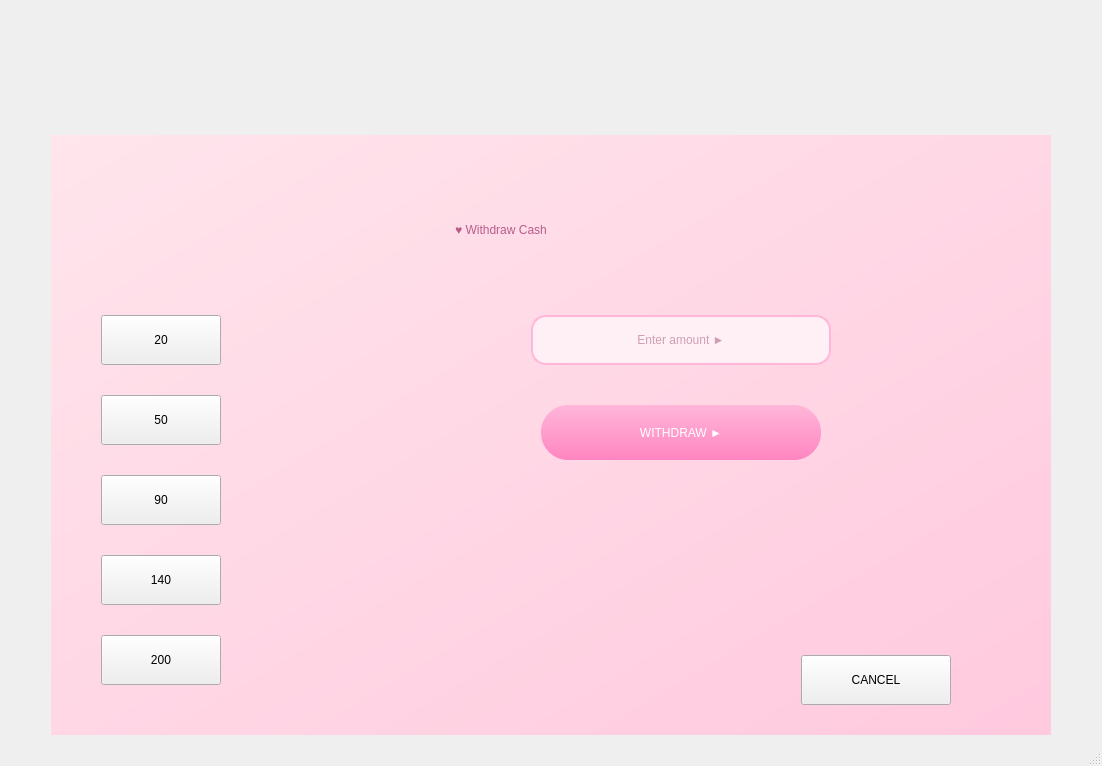
<?xml version="1.0" encoding="UTF-8"?>
<ui version="4.0">
 <class>MainWindow</class>
 <widget class="QMainWindow" name="MainWindow">
  <property name="geometry">
   <rect>
    <x>0</x>
    <y>0</y>
    <width>1102</width>
    <height>766</height>
   </rect>
  </property>
  <property name="minimumSize">
   <size>
    <width>800</width>
    <height>600</height>
   </size>
  </property>
  <property name="windowTitle">
   <string>MainWindow</string>
  </property>
  <widget class="QWidget" name="centralwidget">
   <property name="styleSheet">
    <string notr="true"/>
   </property>
   <layout class="QGridLayout" name="gridLayout_4">
    <item row="4" column="1">
     <spacer name="verticalSpacer_6">
      <property name="orientation">
       <enum>Qt::Orientation::Vertical</enum>
      </property>
      <property name="sizeHint" stdset="0">
       <size>
        <width>20</width>
        <height>40</height>
       </size>
      </property>
     </spacer>
    </item>
    <item row="5" column="1">
     <widget class="QStackedWidget" name="stackedWidget">
      <property name="enabled">
       <bool>true</bool>
      </property>
      <property name="sizePolicy">
       <sizepolicy hsizetype="Maximum" vsizetype="Fixed">
        <horstretch>0</horstretch>
        <verstretch>0</verstretch>
       </sizepolicy>
      </property>
      <property name="minimumSize">
       <size>
        <width>1000</width>
        <height>600</height>
       </size>
      </property>
      <property name="styleSheet">
       <string notr="true">QStackedWidget {
    background: transparent;
}</string>
      </property>
      <property name="currentIndex">
       <number>5</number>
      </property>
      <widget class="QWidget" name="InsertCard">
       <layout class="QGridLayout" name="gridLayout_5">
        <item row="4" column="0">
         <widget class="QPushButton" name="insertCardButton">
          <property name="minimumSize">
           <size>
            <width>0</width>
            <height>120</height>
           </size>
          </property>
          <property name="text">
           <string>Enter</string>
          </property>
         </widget>
        </item>
        <item row="0" column="0">
         <spacer name="verticalSpacer_2">
          <property name="orientation">
           <enum>Qt::Orientation::Vertical</enum>
          </property>
          <property name="sizeType">
           <enum>QSizePolicy::Policy::Fixed</enum>
          </property>
          <property name="sizeHint" stdset="0">
           <size>
            <width>40</width>
            <height>160</height>
           </size>
          </property>
         </spacer>
        </item>
        <item row="2" column="0">
         <widget class="QLabel" name="label_10">
          <property name="text">
           <string>Enter your account number</string>
          </property>
          <property name="alignment">
           <set>Qt::AlignmentFlag::AlignCenter</set>
          </property>
         </widget>
        </item>
        <item row="3" column="0">
         <widget class="QLineEdit" name="CardNumberEdit">
          <property name="minimumSize">
           <size>
            <width>0</width>
            <height>0</height>
           </size>
          </property>
          <property name="maximumSize">
           <size>
            <width>360</width>
            <height>120</height>
           </size>
          </property>
          <property name="alignment">
           <set>Qt::AlignmentFlag::AlignCenter</set>
          </property>
         </widget>
        </item>
        <item row="5" column="0">
         <spacer name="verticalSpacer_3">
          <property name="orientation">
           <enum>Qt::Orientation::Vertical</enum>
          </property>
          <property name="sizeHint" stdset="0">
           <size>
            <width>20</width>
            <height>40</height>
           </size>
          </property>
         </spacer>
        </item>
       </layout>
      </widget>
      <widget class="QWidget" name="PIN">
       <layout class="QGridLayout" name="gridLayout_6">
        <item row="8" column="0">
         <widget class="QLineEdit" name="pinNumberEdit">
          <property name="sizePolicy">
           <sizepolicy hsizetype="Fixed" vsizetype="Fixed">
            <horstretch>0</horstretch>
            <verstretch>0</verstretch>
           </sizepolicy>
          </property>
          <property name="minimumSize">
           <size>
            <width>360</width>
            <height>0</height>
           </size>
          </property>
          <property name="alignment">
           <set>Qt::AlignmentFlag::AlignCenter</set>
          </property>
         </widget>
        </item>
        <item row="2" column="0">
         <spacer name="verticalSpacer_5">
          <property name="orientation">
           <enum>Qt::Orientation::Vertical</enum>
          </property>
          <property name="sizeHint" stdset="0">
           <size>
            <width>20</width>
            <height>40</height>
           </size>
          </property>
         </spacer>
        </item>
        <item row="9" column="0">
         <widget class="QPushButton" name="verifyPinButton">
          <property name="sizePolicy">
           <sizepolicy hsizetype="Fixed" vsizetype="Fixed">
            <horstretch>0</horstretch>
            <verstretch>0</verstretch>
           </sizepolicy>
          </property>
          <property name="minimumSize">
           <size>
            <width>360</width>
            <height>0</height>
           </size>
          </property>
          <property name="text">
           <string>Press to enter PIN</string>
          </property>
         </widget>
        </item>
        <item row="10" column="0">
         <spacer name="verticalSpacer_4">
          <property name="orientation">
           <enum>Qt::Orientation::Vertical</enum>
          </property>
          <property name="sizeHint" stdset="0">
           <size>
            <width>20</width>
            <height>40</height>
           </size>
          </property>
         </spacer>
        </item>
        <item row="4" column="0">
         <layout class="QHBoxLayout" name="horizontalLayout_2">
          <item>
           <widget class="QLabel" name="label_3">
            <property name="text">
             <string>Select card mode</string>
            </property>
            <property name="alignment">
             <set>Qt::AlignmentFlag::AlignCenter</set>
            </property>
           </widget>
          </item>
          <item>
           <widget class="QComboBox" name="pinComboBox">
            <property name="minimumSize">
             <size>
              <width>0</width>
              <height>0</height>
             </size>
            </property>
           </widget>
          </item>
         </layout>
        </item>
        <item row="7" column="0">
         <widget class="QLabel" name="label_2">
          <property name="sizePolicy">
           <sizepolicy hsizetype="Fixed" vsizetype="Fixed">
            <horstretch>0</horstretch>
            <verstretch>0</verstretch>
           </sizepolicy>
          </property>
          <property name="minimumSize">
           <size>
            <width>360</width>
            <height>0</height>
           </size>
          </property>
          <property name="maximumSize">
           <size>
            <width>16777215</width>
            <height>16777215</height>
           </size>
          </property>
          <property name="sizeIncrement">
           <size>
            <width>0</width>
            <height>0</height>
           </size>
          </property>
          <property name="baseSize">
           <size>
            <width>0</width>
            <height>0</height>
           </size>
          </property>
          <property name="text">
           <string>Insert PIN number</string>
          </property>
          <property name="alignment">
           <set>Qt::AlignmentFlag::AlignCenter</set>
          </property>
         </widget>
        </item>
        <item row="3" column="0">
         <widget class="QLabel" name="pinErrorLabel">
          <property name="sizePolicy">
           <sizepolicy hsizetype="Preferred" vsizetype="Fixed">
            <horstretch>0</horstretch>
            <verstretch>0</verstretch>
           </sizepolicy>
          </property>
          <property name="minimumSize">
           <size>
            <width>0</width>
            <height>40</height>
           </size>
          </property>
          <property name="text">
           <string/>
          </property>
          <property name="alignment">
           <set>Qt::AlignmentFlag::AlignCenter</set>
          </property>
         </widget>
        </item>
       </layout>
       <widget class="QLabel" name="errorLabel_2">
        <property name="geometry">
         <rect>
          <x>290</x>
          <y>170</y>
          <width>49</width>
          <height>16</height>
         </rect>
        </property>
        <property name="text">
         <string/>
        </property>
       </widget>
      </widget>
      <widget class="QWidget" name="page">
       <layout class="QGridLayout" name="gridLayout">
        <item row="1" column="0">
         <widget class="QPushButton" name="CheckBalanceButton">
          <property name="sizePolicy">
           <sizepolicy hsizetype="Preferred" vsizetype="Preferred">
            <horstretch>0</horstretch>
            <verstretch>0</verstretch>
           </sizepolicy>
          </property>
          <property name="font">
           <font/>
          </property>
          <property name="styleSheet">
           <string notr="true">QPushButton {
	background-color: #333;
	border-radius: 20px;
}

QPushButton:Hover {
	background-color: #fff;
}</string>
          </property>
          <property name="text">
           <string>Check Balance</string>
          </property>
         </widget>
        </item>
        <item row="1" column="2">
         <widget class="QPushButton" name="pushButton_2">
          <property name="sizePolicy">
           <sizepolicy hsizetype="Preferred" vsizetype="Preferred">
            <horstretch>0</horstretch>
            <verstretch>0</verstretch>
           </sizepolicy>
          </property>
          <property name="font">
           <font>
            <bold>false</bold>
            <strikeout>false</strikeout>
           </font>
          </property>
          <property name="styleSheet">
           <string notr="true">QPushButton {
	background-color: #333;
	border-radius: 20px;
}</string>
          </property>
          <property name="text">
           <string>♥ Withdraw Cash</string>
          </property>
         </widget>
        </item>
        <item row="3" column="0">
         <widget class="QPushButton" name="transactionButton">
          <property name="sizePolicy">
           <sizepolicy hsizetype="Preferred" vsizetype="Preferred">
            <horstretch>0</horstretch>
            <verstretch>0</verstretch>
           </sizepolicy>
          </property>
          <property name="font">
           <font>
            <bold>false</bold>
            <strikeout>false</strikeout>
           </font>
          </property>
          <property name="styleSheet">
           <string notr="true">QPushButton {
	background-color: #333;
	border-radius: 20px;
}</string>
          </property>
          <property name="text">
           <string>Transaction History</string>
          </property>
         </widget>
        </item>
        <item row="3" column="2">
         <widget class="QPushButton" name="logoutButton">
          <property name="sizePolicy">
           <sizepolicy hsizetype="Preferred" vsizetype="Preferred">
            <horstretch>0</horstretch>
            <verstretch>0</verstretch>
           </sizepolicy>
          </property>
          <property name="font">
           <font>
            <bold>false</bold>
            <strikeout>false</strikeout>
           </font>
          </property>
          <property name="styleSheet">
           <string notr="true">QPushButton {
	background-color: #333;
	border-radius: 20px;
}</string>
          </property>
          <property name="text">
           <string>Exit Session</string>
          </property>
         </widget>
        </item>
        <item row="1" column="1">
         <spacer name="horizontalSpacer">
          <property name="orientation">
           <enum>Qt::Orientation::Horizontal</enum>
          </property>
          <property name="sizeType">
           <enum>QSizePolicy::Policy::Fixed</enum>
          </property>
          <property name="sizeHint" stdset="0">
           <size>
            <width>10</width>
            <height>10</height>
           </size>
          </property>
         </spacer>
        </item>
        <item row="2" column="0">
         <spacer name="verticalSpacer">
          <property name="orientation">
           <enum>Qt::Orientation::Vertical</enum>
          </property>
          <property name="sizeType">
           <enum>QSizePolicy::Policy::Fixed</enum>
          </property>
          <property name="sizeHint" stdset="0">
           <size>
            <width>10</width>
            <height>10</height>
           </size>
          </property>
         </spacer>
        </item>
        <item row="0" column="0" colspan="3">
         <widget class="QFrame" name="informationFrame">
          <property name="frameShape">
           <enum>QFrame::Shape::StyledPanel</enum>
          </property>
          <property name="frameShadow">
           <enum>QFrame::Shadow::Raised</enum>
          </property>
          <layout class="QGridLayout" name="gridLayout_3">
           <item row="0" column="2">
            <widget class="QFrame" name="accountFrame">
             <property name="frameShape">
              <enum>QFrame::Shape::StyledPanel</enum>
             </property>
             <property name="frameShadow">
              <enum>QFrame::Shadow::Raised</enum>
             </property>
             <layout class="QVBoxLayout" name="verticalLayout_4">
              <item>
               <layout class="QHBoxLayout" name="horizontalLayout_3">
                <item>
                 <widget class="QLabel" name="label_7">
                  <property name="text">
                   <string>Cardmode</string>
                  </property>
                 </widget>
                </item>
                <item>
                 <widget class="QLabel" name="cardModeLabel">
                  <property name="text">
                   <string/>
                  </property>
                 </widget>
                </item>
               </layout>
              </item>
              <item>
               <widget class="QLabel" name="label_4">
                <property name="text">
                 <string>Current balance</string>
                </property>
               </widget>
              </item>
              <item>
               <widget class="QLabel" name="balanceLabel">
                <property name="text">
                 <string/>
                </property>
               </widget>
              </item>
             </layout>
            </widget>
           </item>
           <item row="0" column="1">
            <spacer name="horizontalSpacer_4">
             <property name="orientation">
              <enum>Qt::Orientation::Horizontal</enum>
             </property>
             <property name="sizeType">
              <enum>QSizePolicy::Policy::Preferred</enum>
             </property>
             <property name="sizeHint" stdset="0">
              <size>
               <width>40</width>
               <height>20</height>
              </size>
             </property>
            </spacer>
           </item>
           <item row="0" column="0">
            <widget class="QFrame" name="userFrame">
             <property name="frameShape">
              <enum>QFrame::Shape::StyledPanel</enum>
             </property>
             <property name="frameShadow">
              <enum>QFrame::Shadow::Raised</enum>
             </property>
             <layout class="QVBoxLayout" name="verticalLayout_3">
              <item>
               <widget class="QLabel" name="label_6">
                <property name="text">
                 <string>Authenticated User</string>
                </property>
               </widget>
              </item>
              <item>
               <widget class="QLabel" name="usernameLabel">
                <property name="text">
                 <string>Username here</string>
                </property>
               </widget>
              </item>
              <item>
               <widget class="QLabel" name="accountNumberLabel">
                <property name="text">
                 <string>Account number here</string>
                </property>
               </widget>
              </item>
             </layout>
            </widget>
           </item>
          </layout>
         </widget>
        </item>
       </layout>
      </widget>
      <widget class="QWidget" name="BalancePage">
       <widget class="QLabel" name="label">
        <property name="geometry">
         <rect>
          <x>240</x>
          <y>260</y>
          <width>161</width>
          <height>51</height>
         </rect>
        </property>
        <property name="text">
         <string>CURRENT BALANCE:</string>
        </property>
       </widget>
       <widget class="QLabel" name="balancePageLabel">
        <property name="geometry">
         <rect>
          <x>420</x>
          <y>260</y>
          <width>161</width>
          <height>41</height>
         </rect>
        </property>
        <property name="text">
         <string>TextLabel</string>
        </property>
       </widget>
       <widget class="QPushButton" name="balanceToDashboardButton">
        <property name="geometry">
         <rect>
          <x>719</x>
          <y>530</y>
          <width>181</width>
          <height>51</height>
         </rect>
        </property>
        <property name="text">
         <string>Back to dashboard</string>
        </property>
       </widget>
      </widget>
      <widget class="QWidget" name="withdrawPage">
       <widget class="QTableWidget" name="transactionWidget">
        <property name="geometry">
         <rect>
          <x>270</x>
          <y>150</y>
          <width>461</width>
          <height>311</height>
         </rect>
        </property>
        <column>
         <property name="text">
          <string>Type</string>
         </property>
        </column>
        <column>
         <property name="text">
          <string>Amount</string>
         </property>
        </column>
        <column>
         <property name="text">
          <string>Balance after</string>
         </property>
        </column>
        <column>
         <property name="text">
          <string>Date</string>
         </property>
        </column>
       </widget>
       <widget class="QPushButton" name="transactionToDashboardButton">
        <property name="geometry">
         <rect>
          <x>780</x>
          <y>540</y>
          <width>161</width>
          <height>41</height>
         </rect>
        </property>
        <property name="text">
         <string>Back to dashboard</string>
        </property>
       </widget>
      </widget>
      <widget class="QWidget" name="correctWithdrawPage">
       <property name="minimumSize">
        <size>
         <width>1000</width>
         <height>600</height>
        </size>
       </property>
       <property name="styleSheet">
        <string notr="true">QWidget#correctWithdrawPage {
    background: qlineargradient(x1:0, y1:0, x2:1, y2:1, stop:0 #FFE5EC, stop:1 #FFC9DE);
}</string>
       </property>
       <widget class="QLabel" name="withdrawTitleLabel">
        <property name="geometry">
         <rect>
          <x>300</x>
          <y>70</y>
          <width>300</width>
          <height>50</height>
         </rect>
        </property>
        <property name="styleSheet">
         <string notr="true">font: 700 22pt &quot;Segoe UI&quot;;
color: #B85C8A;
background: transparent;
padding: 10px;</string>
        </property>
        <property name="text">
         <string>♥ Withdraw Cash</string>
        </property>
        <property name="alignment">
         <set>Qt::AlignmentFlag::AlignCenter</set>
        </property>
       </widget>
       <widget class="QLineEdit" name="withdrawAmountEdit">
        <property name="geometry">
         <rect>
          <x>480</x>
          <y>180</y>
          <width>300</width>
          <height>50</height>
         </rect>
        </property>
        <property name="styleSheet">
         <string notr="true">QLineEdit {
    background-color: #FFF0F5;
    border: 2px solid #FFB6D9;
    border-radius: 15px;
    padding: 8px 15px;
    font: 14pt &quot;Segoe UI&quot;;
    color: #9D4E6F;
}

QLineEdit:focus {
    border: 3px solid #FF85C0;
    background-color: #FFFFFF;
}</string>
        </property>
        <property name="text">
         <string/>
        </property>
        <property name="alignment">
         <set>Qt::AlignmentFlag::AlignCenter</set>
        </property>
        <property name="placeholderText">
         <string>Enter amount ►</string>
        </property>
       </widget>
       <widget class="QPushButton" name="withdrawSubmitButton">
        <property name="geometry">
         <rect>
          <x>490</x>
          <y>270</y>
          <width>280</width>
          <height>55</height>
         </rect>
        </property>
        <property name="styleSheet">
         <string notr="true">QPushButton {
    background: qlineargradient(x1:0, y1:0, x2:0, y2:1, stop:0 #FFB6D9, stop:1 #FF85C0);
    border: none;
    border-radius: 27px;
    color: white;
    font: bold 14pt &quot;Segoe UI&quot;;
    padding: 10px;
}

QPushButton:hover {
    background: qlineargradient(x1:0, y1:0, x2:0, y2:1, stop:0 #FF85C0, stop:1 #FF5CAA);
}

QPushButton:pressed {
    background: #FF5CAA;
}</string>
        </property>
        <property name="text">
         <string>WITHDRAW ►</string>
        </property>
       </widget>
       <widget class="QPushButton" name="withdrawToDashboardButton">
        <property name="geometry">
         <rect>
          <x>750</x>
          <y>520</y>
          <width>150</width>
          <height>50</height>
         </rect>
        </property>
        <property name="text">
         <string>CANCEL</string>
        </property>
       </widget>
       <widget class="QLabel" name="withdrawErrorLabel">
        <property name="geometry">
         <rect>
          <x>200</x>
          <y>400</y>
          <width>600</width>
          <height>40</height>
         </rect>
        </property>
        <property name="styleSheet">
         <string notr="true">QLabel {
    color: #E91E63;
    font: 600 11pt &quot;Segoe UI&quot;;
    background: transparent;
    padding: 3px;
}</string>
        </property>
        <property name="text">
         <string/>
        </property>
        <property name="alignment">
         <set>Qt::AlignmentFlag::AlignCenter</set>
        </property>
       </widget>
       <widget class="QPushButton" name="withdraw_20">
        <property name="geometry">
         <rect>
          <x>50</x>
          <y>180</y>
          <width>120</width>
          <height>50</height>
         </rect>
        </property>
        <property name="text">
         <string>20</string>
        </property>
       </widget>
       <widget class="QPushButton" name="withdraw_50">
        <property name="geometry">
         <rect>
          <x>50</x>
          <y>260</y>
          <width>120</width>
          <height>50</height>
         </rect>
        </property>
        <property name="text">
         <string>50</string>
        </property>
       </widget>
       <widget class="QPushButton" name="withdraw_90">
        <property name="geometry">
         <rect>
          <x>50</x>
          <y>340</y>
          <width>120</width>
          <height>50</height>
         </rect>
        </property>
        <property name="text">
         <string>90</string>
        </property>
       </widget>
       <widget class="QPushButton" name="withdraw_140">
        <property name="geometry">
         <rect>
          <x>50</x>
          <y>420</y>
          <width>120</width>
          <height>50</height>
         </rect>
        </property>
        <property name="text">
         <string>140</string>
        </property>
       </widget>
       <widget class="QPushButton" name="withdraw_200">
        <property name="geometry">
         <rect>
          <x>50</x>
          <y>500</y>
          <width>120</width>
          <height>50</height>
         </rect>
        </property>
        <property name="text">
         <string>200</string>
        </property>
       </widget>
      </widget>
     </widget>
    </item>
   </layout>
  </widget>
  <widget class="QMenuBar" name="menubar">
   <property name="geometry">
    <rect>
     <x>0</x>
     <y>0</y>
     <width>1102</width>
     <height>21</height>
    </rect>
   </property>
  </widget>
  <widget class="QStatusBar" name="statusbar"/>
 </widget>
 <resources/>
 <connections/>
</ui>
